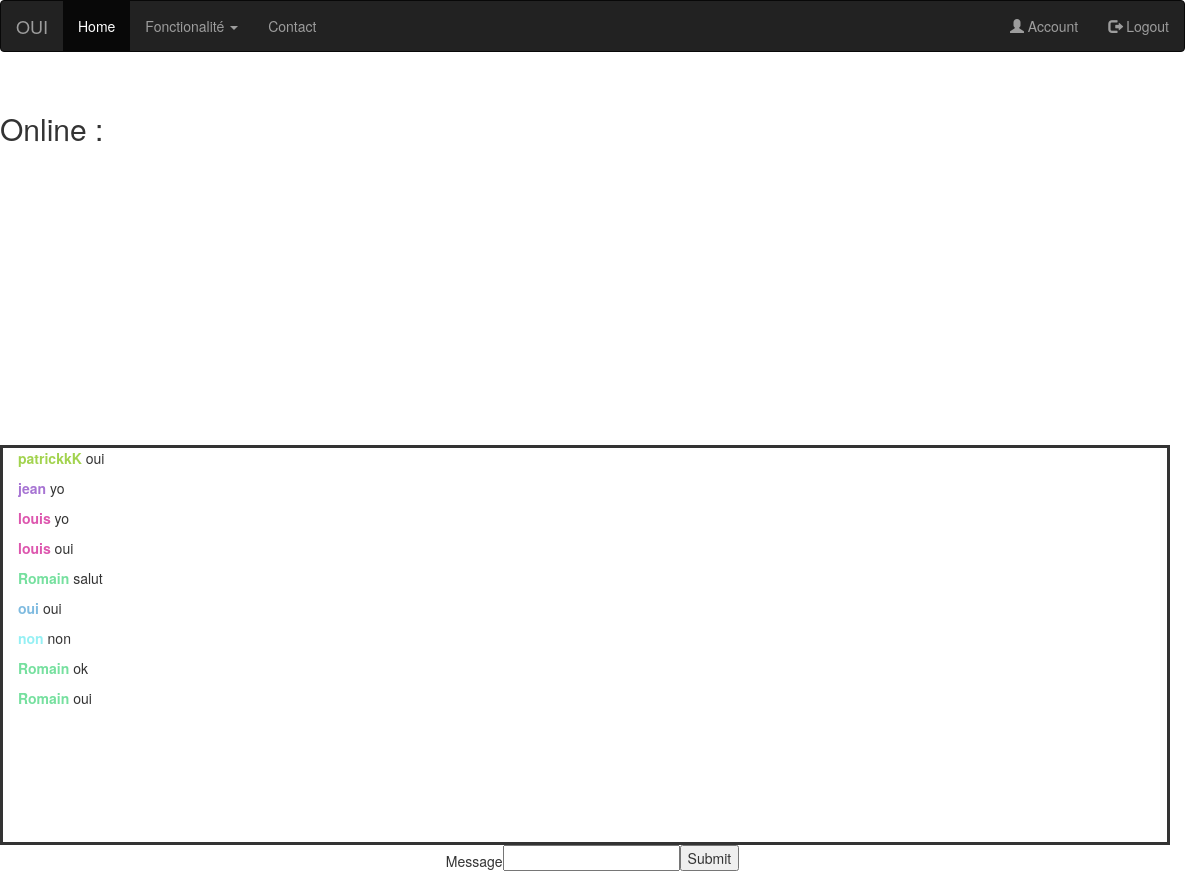
The page /tp_mini_chat/tchat/tchat.php on the database its author committed.
### tables this page shows
CREATE TABLE `message` (
  `idmessage` int(11) NOT NULL,
  `pseudo` int(11) NOT NULL,
  `message` varchar(30) NOT NULL,
  `created_at` timestamp NOT NULL DEFAULT current_timestamp()
);

### tp_mini_chat/tchat/message.php (the view, shortened to what this page needs)
<?php
require_once '../pdo.php';
   $reponse = $pdo->query(
       'SELECT message.*, login.pseudo, login.id, login.color
       FROM message, login
       WHERE message.pseudo = login.id
       ORDER BY message.created_at Asc
       ');
   while ($donnees = $reponse->fetch())
   {
   echo '<p><strong><span style="color:'.$donnees['color'].';">' . htmlspecialchars($donnees['pseudo']) .
   '</span></strong> ' . htmlspecialchars($donnees['message']) . '</p>';
   }
   ?>

### tp_mini_chat/tchat/tchat.php (shortened to what this page needs)
<?php
require_once(__DIR__."../../pdo.php");
?>
<!DOCTYPE html>
<html lang="en">
<head>
    <link href="tchatcss.css" rel="stylesheet">
    <link rel="stylesheet" href="https://maxcdn.bootstrapcdn.com/bootstrap/3.4.1/css/bootstrap.min.css">
</head>
<body style="margin-right: 15px;">
<nav class="navbar navbar-inverse">
  <div class="container-fluid">
    <div class="navbar-header">
      <a class="navbar-brand" href="#">OUI</a>
    </div>
    <ul class="nav navbar-nav">
      <li class="active"><a href="../index.php">Home</a></li>
      <li class="dropdown"><a class="dropdown-toggle" data-toggle="dropdown" href="#">Fonctionalité <span class="caret"></span></a>
      </li>
      <li><a href="#">Contact</a></li>
    </ul>
    <ul class="nav navbar-nav navbar-right">
      <li><a href="../account.php"><span class="glyphicon glyphicon-user"></span> Account</a></li>
      <li><a href="../login/process/logout.php"><span class="glyphicon glyphicon-log-out"></span> Logout</a></li>
    </ul>
  </div>
</nav>
<div class="container">
</div>
 <div class="online">
               <h2>Online :</h2>
        </div>
   <div class="container message" id="chat">
   <?
     include 'message.php'
     ?>
   </div>
   <div class="row">
         Message <input type="text" name="message" id="msg" >
        <input type="submit" name="submit" onclick="sendMessage()" >
       </div>
</body>
</html>

### tp_mini_chat/tchat/tchatcss.css (style rules this page uses)
body { margin: 15px; }
#chat { text-align: center; margin-right: 100px; margin-top: 300px; border:solid; height: 400px; background-color: white; overflow: scroll; }
p { text-align: left; }
.row { display: flex; align-items: flex-end; justify-content: center; height: 70%; }

### rows shown on the page
message: pseudo.pseudo "patrickkK", message "oui"
message: pseudo.pseudo "jean", message "yo"
message: pseudo.pseudo "louis", message "yo"
message: pseudo.pseudo "louis", message "oui"
message: pseudo.pseudo "Romain", message "salut"
message: pseudo.pseudo "oui", message "oui"
message: pseudo.pseudo "non", message "non"
message: pseudo.pseudo "Romain", message "ok"
message: pseudo.pseudo "Romain", message "oui"
